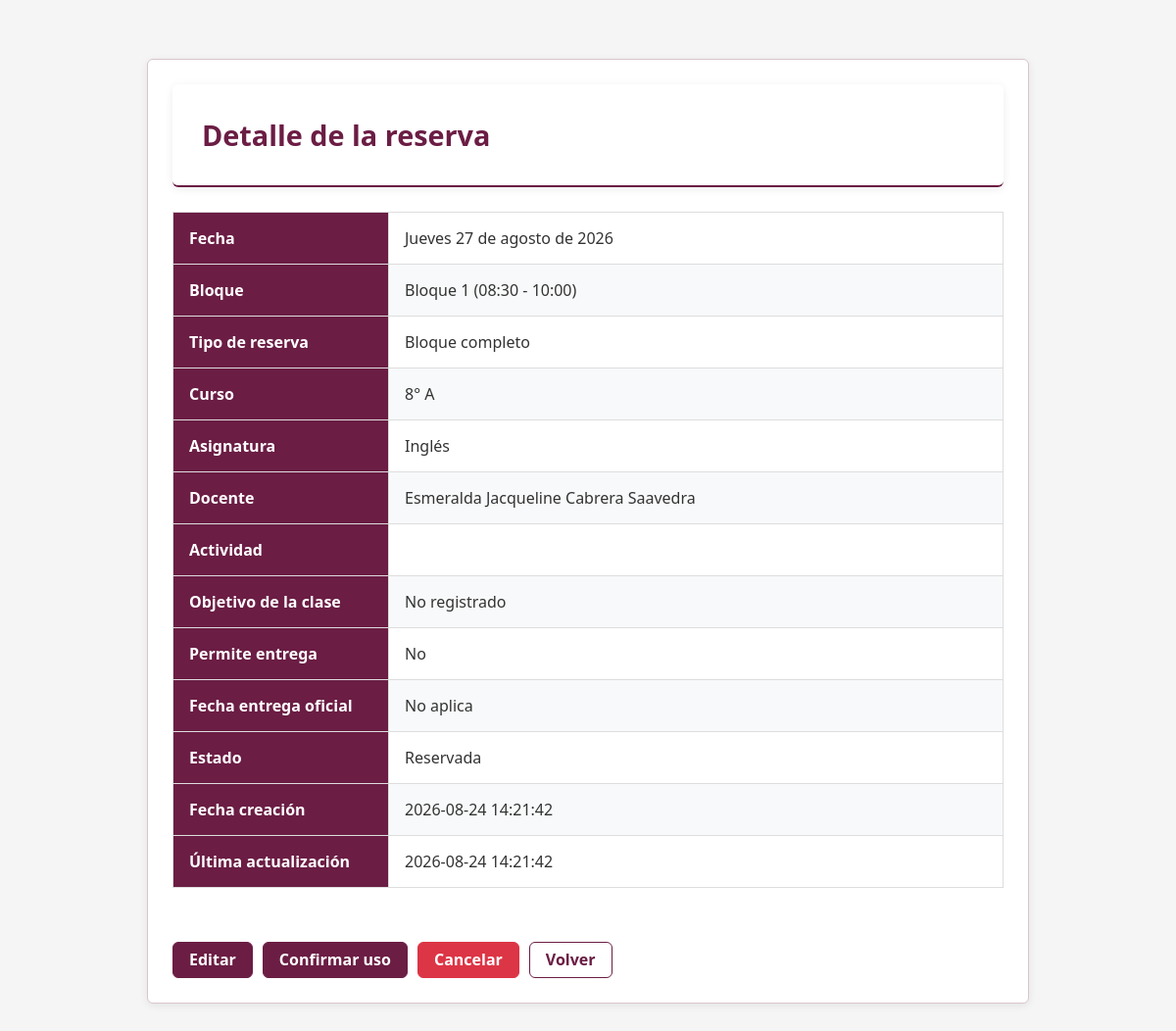
Before: /modules/reservas/ver.php?id=29 with the older database file.
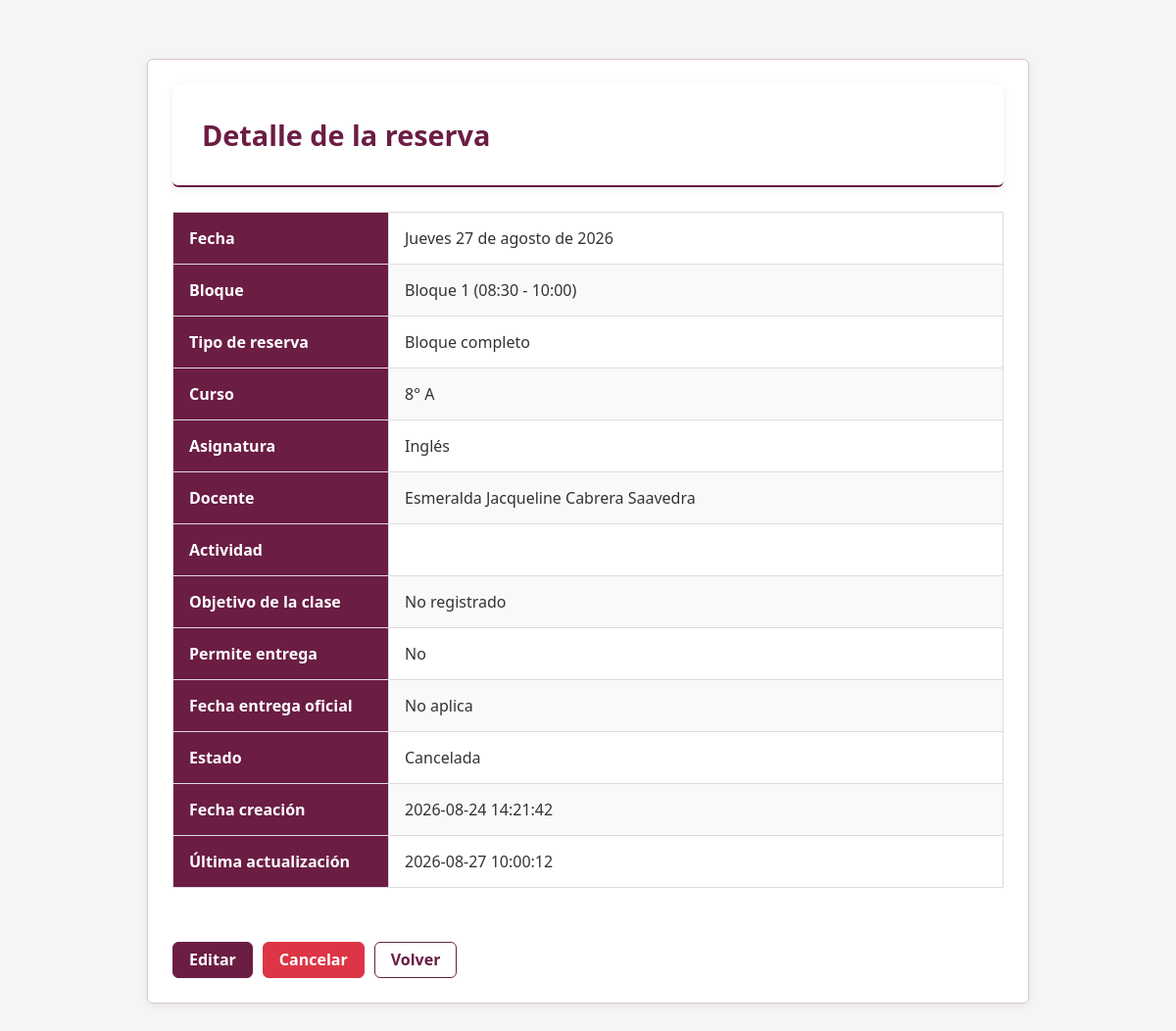
After: the same page with the newer database file.
### tables this page shows
CREATE TABLE `reservas` (
  `id` int(11) NOT NULL,
  `docente_id` int(11) NOT NULL,
  `usuario_id` int(11) DEFAULT NULL,
  `curso_id` int(11) NOT NULL,
  `asignatura_id` int(11) NOT NULL,
  `bloque_id` int(11) NOT NULL,
  `fecha` date NOT NULL,
  `objetivo_clase` varchar(150) DEFAULT NULL,
  `actividad` varchar(150) DEFAULT '',
  `permite_entrega` tinyint(1) NOT NULL,
  `fecha_cierre` date DEFAULT NULL,
  `cierre_manual` tinyint(1) DEFAULT 0,
  `estado` enum('reservada','utilizada','cancelada') NOT NULL DEFAULT 'reservada',
  `fecha_creacion` datetime DEFAULT current_timestamp(),
  `fecha_actualizacion` datetime DEFAULT current_timestamp() ON UPDATE current_timestamp(),
  `tipo_reserva` enum('completo','sub1','sub2') NOT NULL DEFAULT 'completo',
  `fecha_entrega_oficial` date DEFAULT NULL
);

CREATE TABLE `bloques` (
  `id` int(11) NOT NULL,
  `numero_bloque` int(11) NOT NULL,
  `hora_inicio` time NOT NULL,
  `hora_termino` time NOT NULL
);

CREATE TABLE `cursos` (
  `id` int(11) NOT NULL,
  `nombre_curso` varchar(10) NOT NULL DEFAULT '',
  `modalidad` enum('asignatura','taller') DEFAULT 'asignatura'
);

CREATE TABLE `asignaturas` (
  `id` int(11) NOT NULL,
  `asignatura_nombre` varchar(50) NOT NULL,
  `modalidad` enum('asignatura','taller') DEFAULT 'asignatura'
);

CREATE TABLE `docentes` (
  `id` int(11) NOT NULL,
  `nombres` varchar(50) NOT NULL,
  `apellidos` varchar(50) NOT NULL,
  `correo` varchar(50) NOT NULL
);

### includes/reservas_funciones.php (called while the page is built, shortened)
<?php
function reservaPuedeConfirmarse(array $reserva): bool
{
    $ahora = new DateTime();
    $inicioBloque = new DateTime(
        $reserva['fecha'] . ' ' . $reserva['hora_inicio']
    );
    if ($reserva['tipo_reserva'] === 'sub2') {
        $terminoBloque = new DateTime(
            $reserva['fecha'] . ' ' . $reserva['hora_termino']
        );
        $duracion = $terminoBloque->getTimestamp()
            - $inicioBloque->getTimestamp();
        $inicioReserva = clone $inicioBloque;
        $inicioReserva->modify(
            '+' . ($duracion / 2) . ' seconds'
        );
    } else {
        $inicioReserva = $inicioBloque;
    }
    return $ahora >= $inicioReserva;
}
function formatearFechaLarga(string $fecha): string
{
    $dias = [
        'Sunday'    => 'Domingo',
        'Monday'    => 'Lunes',
        'Tuesday'   => 'Martes',
        'Wednesday' => 'Miércoles',
        'Thursday'  => 'Jueves',
        'Friday'    => 'Viernes',
        'Saturday'  => 'Sábado'
    ];
    $meses = [
        1 => 'enero',
        2 => 'febrero',
        3 => 'marzo',
        4 => 'abril',
        5 => 'mayo',
        6 => 'junio',
        7 => 'julio',
        8 => 'agosto',
        9 => 'septiembre',
        10 => 'octubre',
        11 => 'noviembre',
        12 => 'diciembre'
    ];
    $timestamp = strtotime($fecha);
    return sprintf(
        '%s %02d de %s de %d',
        $dias[date('l', $timestamp)],
        date('d', $timestamp),
        $meses[(int)date('n', $timestamp)],
        date('Y', $timestamp)
    );
}
function formatearTipoReserva(string $tipo): string
{
    return match ($tipo) {
        'completo' => 'Bloque completo',
        'sub1' => 'Primer bloque (45 min)',
        'sub2' => 'Segundo bloque (45 min)',
        default => $tipo
    };
}
?>

### modules/reservas/ver.php (the view, shortened to what the changed rows need)
<?php
require_once '../../config/database.php';
require_once '../../includes/reservas_funciones.php';
$id = intval($_GET['id'] ?? 0);
$sql = "SELECT
            r.id,
            r.fecha,
            r.objetivo_clase,
            r.actividad,
            r.permite_entrega,
            r.fecha_cierre,
            r.cierre_manual,
            r.tipo_reserva,
            r.estado,
            r.fecha_entrega_oficial,
            r.fecha_creacion,
            r.fecha_actualizacion,
            c.nombre_curso,
            a.asignatura_nombre,
            b.numero_bloque,
            b.hora_inicio,
            b.hora_termino,
            d.nombres,
            d.apellidos
        FROM reservas r
        INNER JOIN cursos c
            ON c.id = r.curso_id
        INNER JOIN asignaturas a
            ON a.id = r.asignatura_id
        INNER JOIN bloques b
            ON b.id = r.bloque_id
        INNER JOIN docentes d
            ON d.id = r.docente_id
        WHERE r.id = ?";
$stmt = $conexion->prepare($sql);
$stmt->bind_param("i", $id);
$stmt->execute();
$resultado = $stmt->get_result();
$reserva = $resultado->fetch_assoc();
$fecha = formatearFechaLarga($reserva['fecha']);
?>
<!DOCTYPE html>
<html lang="es">
<head>
    <link rel="stylesheet" href="../../assets/css/estilos.css">
    <link rel="stylesheet" href="../../assets/css/botones.css">
    <link rel="stylesheet" href="../../assets/css/reservas.css">
    <link rel="stylesheet" href="../../assets/css/tablas.css">
</head>
<body>
    <main class="contenedor">
        <section class="panel">
            <h1>Detalle de la reserva</h1>
            <div class="tabla-responsive">
                <table class="tabla-detalle">
                    <tbody>
                        <tr>
                            <th>Fecha</th>
                            <td><?= htmlspecialchars($fecha) ?></td>
                        </tr>
                        <tr>
                            <th>Bloque</th>
                            <td>
                                Bloque <?= htmlspecialchars($reserva['numero_bloque']) ?>
                                (<?= substr($reserva['hora_inicio'], 0, 5) ?>
                                -
                                <?= substr($reserva['hora_termino'], 0, 5) ?>)
                            </td>
                        </tr>
                        <tr>
                            <th>Tipo de reserva</th>
                            <td><?= formatearTipoReserva($reserva['tipo_reserva']) ?></td>
                        </tr>
                        <tr>
                            <th>Curso</th>
                            <td><?= htmlspecialchars($reserva['nombre_curso']) ?></td>
                        </tr>
                        <tr>
                            <th>Asignatura</th>
                            <td><?= htmlspecialchars($reserva['asignatura_nombre']) ?></td>
                        </tr>
                        <tr>
                            <th>Docente</th>
                            <td>
                                <?= htmlspecialchars(
                                    $reserva['nombres'] . ' ' . $reserva['apellidos']
                                ) ?>
                            </td>
                        </tr>
                        <tr>
                            <th>Actividad</th>
                        </tr>
                        <tr>
                            <th>Objetivo de la clase</th>
                        </tr>
                        <tr>
                            <th>Permite entrega</th>
                        </tr>
                        <tr>
                            <th>Fecha entrega oficial</th>
                        </tr>
                        <tr>
                            <th>Estado</th>
                            <td><?= ucfirst(htmlspecialchars($reserva['estado'])) ?></td>
                        </tr>
                        <tr>
                            <th>Fecha creación</th>
                            <td><?= htmlspecialchars($reserva['fecha_creacion']) ?></td>
                        </tr>
                        <tr>
                            <th>Última actualización</th>
                            <td><?= htmlspecialchars($reserva['fecha_actualizacion']) ?></td>
                        </tr>
                    </tbody>
                </table>
            </div>
            <div class="acciones">
                <a
                    href="editar.php?id=<?= $reserva['id']; ?>"
                    class="btn btn-primario">
                    Editar
                </a>
                <?php if (
                    $reserva['estado'] === 'reservada'
                    && reservaPuedeConfirmarse($reserva)
                ): ?>
                    <a
                        href="confirmar.php?id=<?= $reserva['id']; ?>"
                        class="btn btn-primario">
                        Confirmar uso
                    </a>
                <?php endif; ?>
                <a
                    href="cancelar.php?id=<?= $reserva['id']; ?>"
                    class="btn btn-peligro"
                    onclick="return confirm('¿Confirma cancelar esta reserva?');">
                    Cancelar
                </a>
                <a
                    href="agenda.php"
                    class="btn btn-secundario">
                    Volver
                </a>
            </div>
        </section>
    </main>
</body>
</html>

Changed rows visible on the page:
changed reservas "Bloque completo": estado "Reservada" → "Cancelada"; fecha_actualizacion "2026-08-24 14:21:42" → "2026-08-27 10:00:12"
Other visible differences:
text no longer shown: "Confirmar uso"
